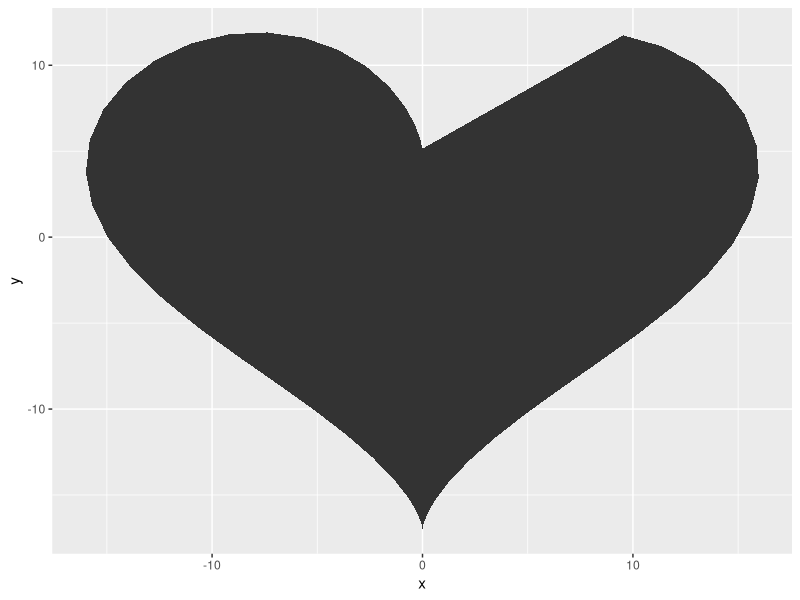

Write R code to recreate this figure.
## ---- chunk 1
knitr::opts_chunk$set(echo = TRUE)
## ---- chunk 2
f <- function(x) x^2
f

body(f)
formals(f)
environment(f)
## ---- chunk 3
#sum
#>function (..., na.rm = FALSE)  .Primitive("sum")
## ---- chunk 4
j <- function(x) {
y <- "kalas"
function() {
paste0(x, y)
}
}
k <- j("Barn")
k()
## ---- chunk 5
n<- function(x) x / 2
o <- function() {
n <- 10
n(n)
}
o()
## ---- chunk 6
f <- function() x + 4
codetools::findGlobals(f)
## ---- chunk 7
args <- list(x=1:10, na.rm = TRUE)
## ---- chunk 8
do.call(what = "mean", args = args)
## ---- chunk 9
f <- function(x) {
10
}
f(stop("This is an error!"))
## ---- chunk 10
f <- function(x) {
force(x)
10
}
#f(stop("This is an error!"))
## ---- chunk 11
# 1+1
## ---- chunk 12
`second<-` <- function(x, value) {
x[2] <- value
x
}

x <- 1:10
second(x) <- 5L
x

## ---- chunk 13
hej <- function(){
  "Banan"
  "Gurka"
}
hej()
## ---- chunk 14
sara <- new.env()
sara$a <- "Kanelbullar"
sara$b <- 1:4
sara$c <- 2.9
sara$d <- TRUE
## ---- chunk 15
sara$d <- sara$b
## ---- chunk 16
sara$d <- 1:4
## ---- chunk 17
parent.env(sara)
ls(sara)
## ---- chunk 18
str(sara)
ls.str(sara)
## ---- chunk 19
sara$d <- NULL
sara$d #NULL
rm("d", envir = sara)
ls(sara)
## ---- chunk 20
power <- function(x){
  function(y) y^x
}

square <- power(2)
square(1:3)

cube <- power(3)
cube(1:3)
## ---- chunk 21
x <- 0
f <- function(){
  x <<- x+1
}
f() #x ökar varje gång funktionen körs
x 
## ---- chunk 22
set.seed(1014)
df <- data.frame(replicate(6, sample(c(1:10, -99), 6, rep = TRUE)))
names(df) <- letters[1:6]

fix_missing <- function(x) {
x[x == -99] <- NA
x
}
df[] <- lapply(df, fix_missing)
## ---- chunk 23
(function(x) x^2)(10)
## ---- chunk 24
finlista <- list()
class(finlista) <- "finlista"
class(finlista)

klassigt <- foo <- structure(list(), class = "klassigt")
class(klassigt)
## ---- chunk 25
print.klassigt <- function(x){
  paste0("This is my class, ", class(klassigt))
}
print(klassigt)
## ---- chunk 26
setClass("student",
         slots = list(name = "character",
                      age = "numeric"))
pelle <- new("student", name="pelle", age=26)

setClass("teacher",
         slots = list(teach = "character"),
         contains = "student")
kalle <- new("teacher", name="kalle", age=80, teach="pelle")

kalle@age
slot(kalle, "age")
## ---- chunk 27
boss <- setRefClass("boss",
            fields = list(name = "character",
            age = "numeric"))
a <- boss$new(name="zlatan", age=65)

a$age <- 85
## ---- chunk 28
b <- a
a$age <- 34
b$age #changes
## ---- chunk 29
c <- a$copy()
c$name
a$name <- "hej"
c$name
## ---- chunk 30
money <- setRefClass("money",
      fields = list(cash = "numeric"),
      methods = list(
        withdraw = function(x){
          cash <<- cash - x
        },
        deposit = function(x){
          cash <<- cash + x
        }
      ))
## ---- chunk 31
a <- money$new(cash = 500)
a$cash
a$withdraw(499)
a$cash
## ---- chunk 32
nomoney <- setRefClass("nomoney",
contains = "money",
methods = list(
withdraw = function(x) {
if (cash < x) stop("Not enough money")
cash <<- cash - x
}
)
)

mymoney <- nomoney$new(cash=40)
mymoney$deposit(1)
mymoney$cash
mymoney$withdraw(2) #works
#mymoney$withdraw(1000) #stops
## ---- chunk 33
library(ggplot2)
gen_shape<- function()
{
  t <- seq(from = 1, to = 2 * pi , by = 0.1)
  x_v <- 16 * (sin(t)^3)
  y_v <- 13 * cos(t) -5 * cos(2*t) - 2* cos(3* t) - cos(4*t)
  return (data.frame(t=t, x=x_v, y=y_v))
}


df <- gen_shape()

ggplot(df , aes(x= x , y = y), col= "red") + geom_polygon()


